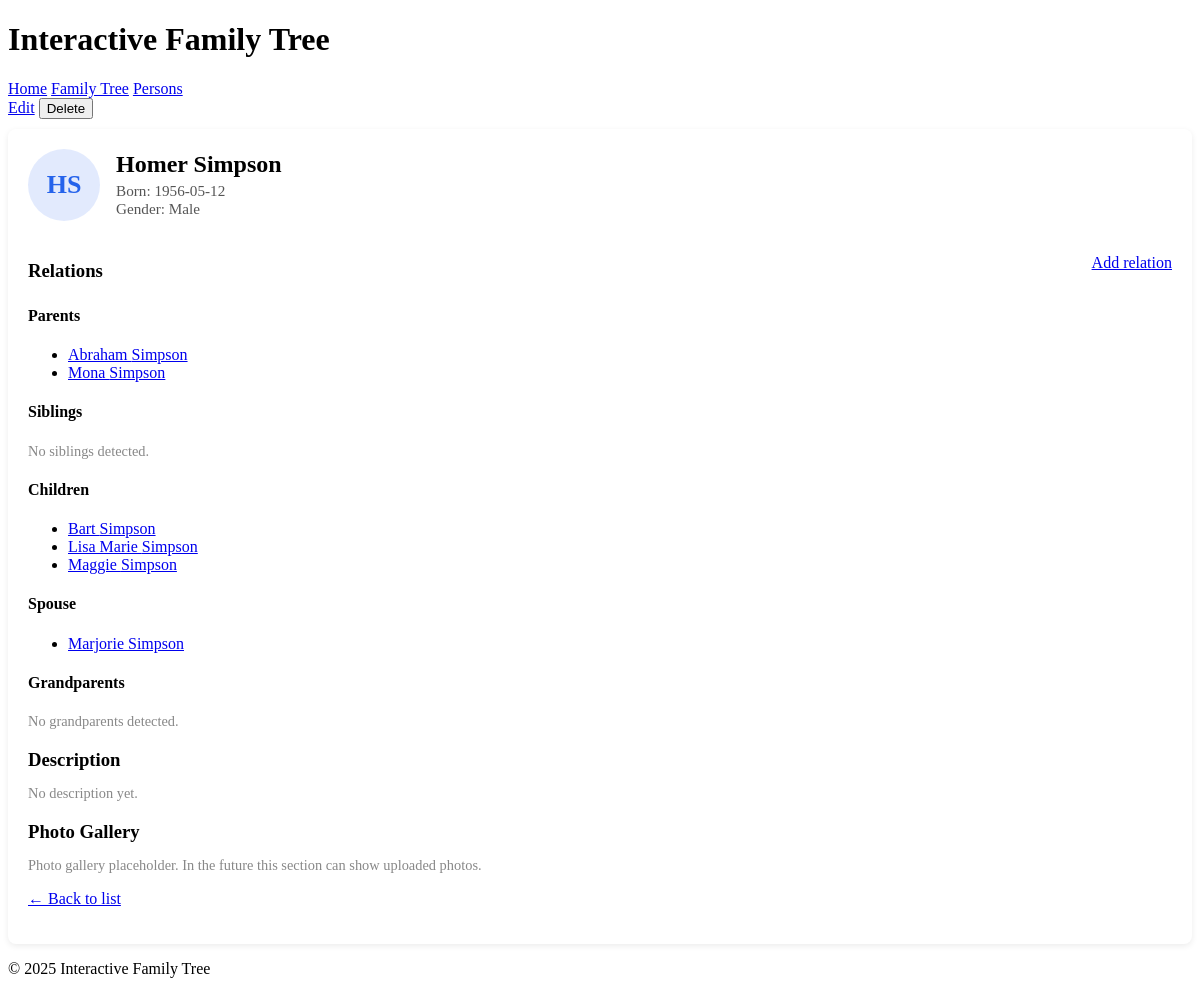
/persons/8, run on the app's committed database.
### tables this page shows
CREATE TABLE persons (
    id INTEGER PRIMARY KEY AUTOINCREMENT,
    first_name TEXT NOT NULL,
    last_name TEXT,
    birth_date TEXT,
    death_date TEXT,
    gender TEXT,
    notes TEXT,
    created_at TEXT DEFAULT CURRENT_TIMESTAMP
);

### app.py (the view)
@app.route("/persons/<int:person_id>")
def person_detail(person_id):
    person = get_person(person_id)
    if person is None:
        return "Person not found", 404
    parents = get_parents(person_id)
    children = get_children(person_id)
    spouses = get_spouses(person_id)
    siblings = get_siblings(person_id)
    grandparents = get_grandparents(person_id)
    return render_template(
        "person_detail.html",
        person=person,
        parents=parents,
        children=children,
        spouses=spouses,
        siblings=siblings,
        grandparents=grandparents,
    )

### db.py (called while the page is built)
def get_db():
    conn = sqlite3.connect(DB_PATH)
    conn.row_factory = sqlite3.Row
    return conn

def get_person(person_id: int):
    conn = get_db()
    cur = conn.cursor()
    cur.execute("SELECT * FROM persons WHERE id = ?", (person_id,))
    row = cur.fetchone()
    conn.close()
    return row

def get_parents(person_id):
    conn = get_db()
    cur = conn.cursor()
    cur.execute(
        """
        SELECT p.*
        FROM persons p
        JOIN relationships r ON r.person_id = p.id
        WHERE r.relative_id = ? AND r.relation_type = 'parent'
        """,
        (person_id,)
    )
    rows = cur.fetchall()
    conn.close()
    return rows

def get_children(person_id):
    conn = get_db()
    cur = conn.cursor()
    cur.execute(
        """
        SELECT p.*
        FROM persons p
        JOIN relationships r ON r.relative_id = p.id
        WHERE r.person_id = ? AND r.relation_type = 'parent'
        """,
        (person_id,)
    )
    rows = cur.fetchall()
    conn.close()
    return rows

def get_spouses(person_id):
    conn = get_db()
    cur = conn.cursor()
    cur.execute(
        """
        SELECT DISTINCT p.*
        FROM persons p
        JOIN relationships r
          ON (
                (r.person_id = ? AND r.relative_id = p.id)
             OR (r.relative_id = ? AND r.person_id = p.id)
             )
        WHERE r.relation_type = 'spouse'
        """,
        (person_id, person_id)
    )
    rows = cur.fetchall()
    conn.close()
    return rows

def get_siblings(person_id):
    parents = get_parents(person_id)
    if not parents:
        return []
    seen = {}
    for parent in parents:
        children = get_children(parent["id"])
        for child in children:
            if child["id"] == person_id:
                continue
            seen[child["id"]] = child
    return list(seen.values())

def get_grandparents(person_id):
    parents = get_parents(person_id)
    if not parents:
        return []
    seen = {}
    for parent in parents:
        gps = get_parents(parent["id"])
        for gp in gps:
            seen[gp["id"]] = gp
    return list(seen.values())

### templates/person_detail.html (shortened to what this page needs)
{% extends "base.html" %}
{% block content %}
<div class="person-actions" style="margin-bottom: 10px;">
    <a href="{{ url_for('edit_person', person_id=person['id']) }}">Edit</a>
    <form action="{{ url_for('delete_person_route', person_id=person['id']) }}"
          method="post"
          style="display:inline;"
          onsubmit="return confirm('Delete this person?');">
        <button type="submit">Delete</button>
    </form>
</div>
<div class="person-detail">
    <div class="person-header">
        <div class="person-avatar">
            <span class="avatar-initials">
                {{ person["first_name"][0] }}{% if person["last_name"] %}{{ person["last_name"][0] }}{% endif %}
            </span>
        </div>
        <div class="person-main-info">
            <h2>{{ person["first_name"] }} {{ person["last_name"] or "" }}</h2>
            <p class="person-dates">
                {% if person["birth_date"] %}
                    Born: {{ person["birth_date"] }}
                {% endif %}
            </p>
            {% if person["gender"] %}
                <p class="person-gender">Gender: {{ person["gender"] }}</p>
            {% endif %}
        </div>
    </div>
    <div class="person-body">
        <section class="person-section">
            <div style="display: flex; justify-content: space-between; align-items: center;">
                <h3>Relations</h3>
                <a href="{{ url_for('add_relation', person_id=person['id']) }}">Add relation</a>
            </div>
            <h4>Parents</h4>
            {% if parents and parents|length > 0 %}
                <ul>
                {% for p in parents %}
                    <li>
                        <a href="{{ url_for('person_detail', person_id=p['id']) }}">
                            {{ p["first_name"] }} {{ p["last_name"] or "" }}
                        </a>
                    </li>
                {% endfor %}
                </ul>
            {% else %}
                <p class="muted">No parents linked yet.</p>
            {% endif %}
            <h4>Siblings</h4>
            {% if siblings and siblings|length > 0 %}
                <ul>
                {% for s in siblings %}
                    <li>
                        <a href="{{ url_for('person_detail', person_id=s['id']) }}">
                            {{ s["first_name"] }} {{ s["last_name"] or "" }}
                        </a>
                    </li>
                {% endfor %}
                </ul>
            {% else %}
                <p class="muted">No siblings detected.</p>
            {% endif %}
            <h4>Children</h4>
            {% if children and children|length > 0 %}
                <ul>
                {% for c in children %}
                    <li>
                        <a href="{{ url_for('person_detail', person_id=c['id']) }}">
                            {{ c["first_name"] }} {{ c["last_name"] or "" }}
                        </a>
                    </li>
                {% endfor %}
                </ul>
            {% else %}
                <p class="muted">No children linked yet.</p>
            {% endif %}
            <h4>Spouse</h4>
            {% if spouses and spouses|length > 0 %}
                <ul>
                {% for s in spouses %}
                    <li>
                        <a href="{{ url_for('person_detail', person_id=s['id']) }}">
                            {{ s["first_name"] }} {{ s["last_name"] or "" }}
                        </a>
                    </li>
                {% endfor %}
                </ul>
            {% else %}
                <p class="muted">No spouse linked yet.</p>
            {% endif %}
            <h4>Grandparents</h4>
            {% if grandparents and grandparents|length > 0 %}
                <ul>
                {% for gp in grandparents %}
                    <li>
                        <a href="{{ url_for('person_detail', person_id=gp['id']) }}">
                            {{ gp["first_name"] }} {{ gp["last_name"] or "" }}
                        </a>
                    </li>
                {% endfor %}
                </ul>
            {% else %}
                <p class="muted">No grandparents detected.</p>
            {% endif %}
        </section>
        <section class="person-section">
            <h3>Description</h3>
            {% if person["notes"] %}
                <p>{{ person["notes"] }}</p>
            {% else %}
                <p class="muted">No description yet.</p>
            {% endif %}
        </section>
        <section class="person-section">
            <h3>Photo Gallery</h3>
            <p class="muted">
                Photo gallery placeholder. In the future this section can show uploaded photos.
            </p>
        </section>
    </div>
    <p>
        <a href="{{ url_for('persons') }}">← Back to list</a>
    </p>
</div>
{% endblock %}

### static/css/style.css (style rules this page uses)
.person-detail { background: #ffffff; padding: 20px; border-radius: 8px; box-shadow: 0 2px 6px rgba(0,0,0,0.08); }
.person-header { display: flex; align-items: center; gap: 16px; margin-bottom: 20px; }
.person-avatar { width: 72px; height: 72px; border-radius: 50%; background: #2563eb22; display: flex; align-items: center; justify-content: center; font-size: 26px; font-weight: bold; color: #2563eb; }
.person-main-info h2 { margin: 0 0 4px 0; }
.person-dates, .person-gender { margin: 0; color: #555; font-size: 0.95rem; }
.person-body { margin-top: 10px; }
.person-section { margin-bottom: 16px; }
.person-section h3 { margin-bottom: 4px; }
.muted { color: #888; font-size: 0.9rem; }

### data on the page
persons: first_name "H", last_name "S", first_name "Homer", last_name "Simpson", birth_date "1956-05-12", gender "Male"
persons: first_name "Abraham", last_name "Simpson"
persons: first_name "Mona", last_name "Simpson"
persons: first_name "Bart", last_name "Simpson"
persons: first_name "Lisa Marie", last_name "Simpson"
persons: first_name "Maggie", last_name "Simpson"
persons: first_name "Marjorie", last_name "Simpson"
